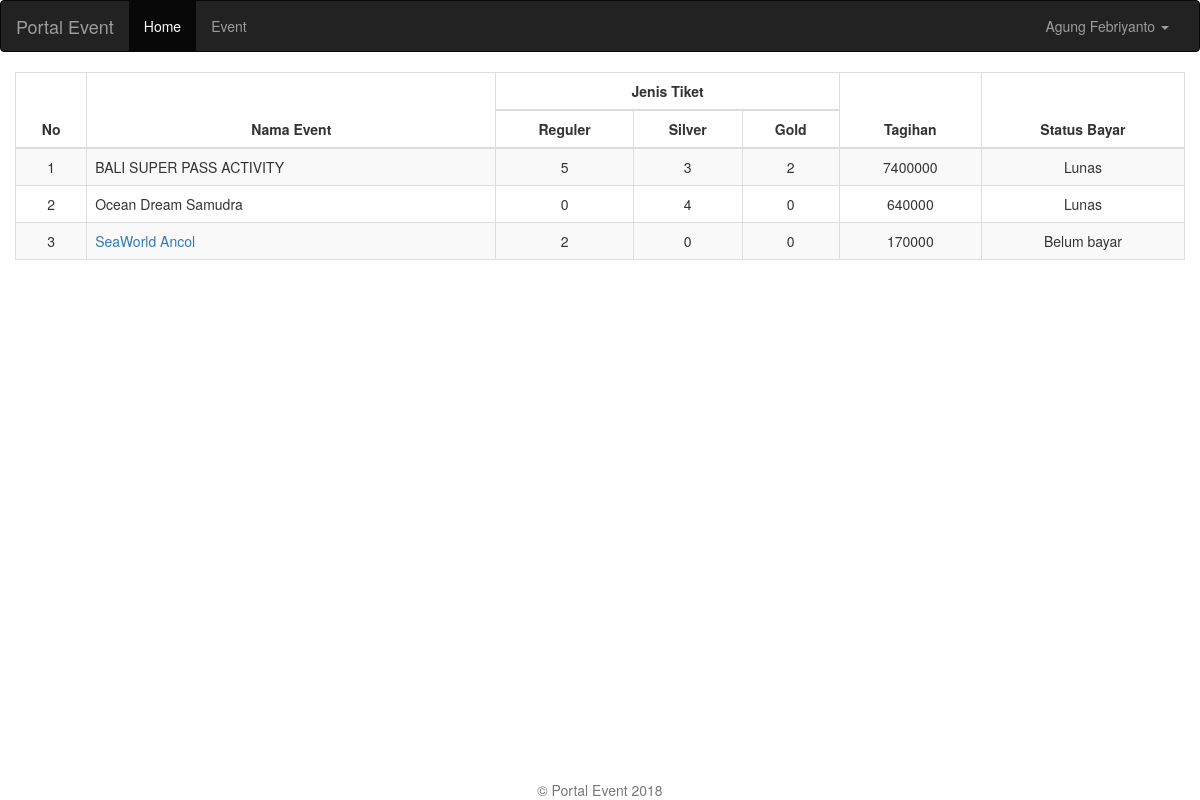
/member/event.php (signed in), run on the app's committed database.
### tables this page shows
CREATE TABLE `tb_transaksi` (
  `id` int(11) NOT NULL,
  `kode` varchar(255) NOT NULL,
  `idEvent` int(11) NOT NULL,
  `idMember` int(11) NOT NULL,
  `jumlahReguler` int(11) NOT NULL,
  `jumlahSilver` int(11) NOT NULL,
  `jumlahGold` int(11) NOT NULL,
  `tagihan` int(11) NOT NULL,
  `terbayar` int(11) NOT NULL
);

CREATE TABLE `tb_event` (
  `id` int(11) NOT NULL,
  `nama` varchar(200) NOT NULL,
  `deskripsi` text NOT NULL,
  `lokasi` text NOT NULL,
  `hargaReguler` int(11) NOT NULL,
  `hargaSilver` int(11) NOT NULL,
  `hargaGold` int(11) NOT NULL,
  `jumlahReguler` int(11) NOT NULL,
  `jumlahSilver` int(11) NOT NULL,
  `jumlahGold` int(11) NOT NULL,
  `waktuMulai` datetime NOT NULL,
  `waktuSelesai` datetime NOT NULL,
  `gambar` varchar(255) NOT NULL
);

### public_html/member/event.php (the view, shortened to what this page needs)
<?php
	include '../../includes/mysqli_connect.php';
	try {
		$stmt = $mysqli->prepare('SELECT
			tb_transaksi.id,
			tb_event.nama,
			tb_transaksi.jumlahReguler,
			tb_transaksi.jumlahSilver,
			tb_transaksi.jumlahGold,
			tb_transaksi.tagihan,
			tb_transaksi.terbayar
			FROM tb_transaksi, tb_event
			WHERE tb_transaksi.idMember = ? AND tb_transaksi.idEvent = tb_event.id');
		$stmt->bind_param('i', $_SESSION['id']);
		$stmt->execute();
		$rows = $stmt->get_result()->fetch_all(MYSQLI_ASSOC);
	} catch (Exception $e) {
		error_log($e->getMessage());
		exit('Gagal terhubung dengan database');
	}
	include '../../templates/header.html.php';
?>
</head>
<body>
	<?php include '../../templates/nav.html.php';?>
	<div class="container">
		<div class="row">
			<table class="table table-striped table-bordered">
				<thead>
					<tr>
						<th rowspan="2" class="text-center">No</th>
						<th rowspan="2" class="text-center">Nama Event</th>
						<th colspan="3" class="text-center">Jenis Tiket</th>
						<th rowspan="2" class="text-center">Tagihan</th>
						<th rowspan="2" class="text-center">Status Bayar</th>
					</tr>
					<tr>
						<th class="text-center">Reguler</th>
						<th class="text-center">Silver</th>
						<th class="text-center">Gold</th>
					</tr>
				</thead>
				<?php if(isset($rows)): ?>
				<tbody>
					<?php $i=1; foreach($rows as $row): ?>
					<tr>
						<td class="text-center"><?= $i++ ?></td>
						<td><?php if($row['terbayar']==0): ?><a href="/member/upload_bukti_transfer.php?id=<?= $row['id'] ?>"><?= $row['nama'] ?></a><?php else: ?><?= $row['nama'] ?><?php endif ?></td>
						<td class="text-center"><?= $row['jumlahReguler'] ?></td>
						<td class="text-center"><?= $row['jumlahSilver'] ?></td>
						<td class="text-center"><?= $row['jumlahGold'] ?></td>
						<td class="text-center"><?= $row['tagihan'] ?></td>
						<td class="text-center">
							<?php
								if($row['tagihan'] == $row['terbayar']) echo 'Lunas';
								elseif($row['terbayar'] == 0) echo 'Belum bayar';
								else $row['terbayar'];
							?>
						</td>
					</tr>
					<?php endforeach ?>
				</tbody>
				<?php endif ?>
			</table>
		</div>
	</div>
<?php include '../../templates/footer.html.php' ?>

### data on the page
tb_transaksi: idEvent.nama "BALI SUPER PASS ACTIVITY", jumlahReguler "5", jumlahSilver "3", jumlahGold "2", tagihan "7400000", terbayar "Lunas"
tb_transaksi: idEvent.nama "Ocean Dream Samudra", jumlahReguler "0", jumlahSilver "4", jumlahGold "0", tagihan "640000", terbayar "Lunas"
tb_transaksi: idEvent.nama "SeaWorld Ancol", jumlahReguler "2", jumlahSilver "0", jumlahGold "0", tagihan "170000", terbayar "Belum bayar"

### other printed values
$_SESSION['nama'] "Agung Febriyanto"
